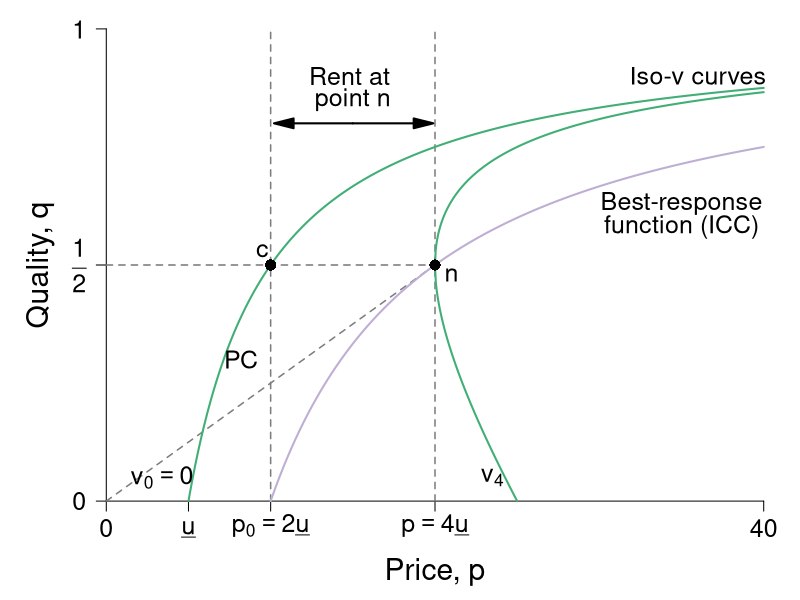

Write R code to recreate this figure.
#' Graph Designer: Scott Cohn
#' Authors: Bowles and Halliday
#' Title: Coordination, Conflict and Competition: A Text in Microeconomics

require(ggplot2)
require(shape)
pdf(file = "information_power/iso_vmap_b.pdf", width = 9, height = 7)

#Set parameters for graphics
pointsize <- 1.8
axislabelsize <- 1.8
labelsize <- 1.5
namesize <- 1.8
annotatesize <- 1.5
graphlinewidth <- 2
segmentlinewidth <- 1.5

COL <- c("#7fc97f", "#beaed4", "#fdc086", "#ffff99", "#386cb0", "#f0027f", "#bf5b17", "#666666")
COLA <- c("#e0f3db", "#99d8c9","#66c2a4","#41ae76", "#238b45", "#005824")
COLB <- c("#c6dbef", "#4eb3d3", "#2b8cbe", "#0868ac","#084081")
COLC <- c("#fcfbfd", "#efedf5", "#dadaeb", "#bcbddc", "#9e9ac8", "#807dba", "#6a51a3", "#54278f", "#3f007d")
grays <- gray.colors(25, start = 1, end = 0)


#The equation is below when v = 0. See Wolfram Alpha output. 
isov <- function(p, delta = 5) {
  (p - delta)/p
}

isovhigh1 <- function(p, delta = 5, v = 5){
  (sqrt(p^2 - 4 * delta * v) - p + 2*v)/( 2 * v )
}

isovlow1 <- function(p, delta = 5, v = 5){
  (-sqrt(p^2 - 4 * delta * v) - p + 2*v)/( 2 * v )
}

isovhigh2 <- function(p, delta = 5, v = 10){
  (sqrt(p^2 - 4 * delta * v) - p + 2*v)/( 2 * v )
}

isovlow2 <- function(p, delta = 5, v = 10){
  (-sqrt(p^2 - 4 * delta * v) - p + 2*v)/( 2 * v )
}

isovhigh3 <- function(p, delta = 5, v = 15){
  (sqrt(p^2 - 4 * delta * v) - p + 2*v)/( 2 * v )
}

isovlow3 <- function(p, delta = 5, v = 15){
  (-sqrt(p^2 - 4 * delta * v) - p + 2*v)/( 2 * v )
}

brfFn <- function(p, delta = 5) {
  1 - (2*delta) /p
}

#This is evaluated for p = 12; q = 12/(8*sqrt(12^2 - 4*delta1*v1)) - 1/8 for the slope
#At p = 12; q = (-sqrt(12^2 - 4*v1*delta1) - 12 + 2*v1)/(2*v1) = 0.799
tangencyLine <- function(p){
  (p*(0.05))
}


par(mar =  c(4, 4, .5, .5))

xlims <- c(0, 40)
ylims <- c(0, 1)

plot(0, 0, xlim = xlims, ylim = ylims, type = "n",
     xlab = "",
     ylab = "",
     xaxt = "n", yaxt = "n", cex.lab = axislabelsize, bty = "n")

mtext(expression(paste("Price, ", p)), side = 1, line = 2.5, cex = axislabelsize)
text(-4, ylims[2] - 0.5*(ylims[2] - ylims[1]), expression(paste("Quality, ", q)), xpd = TRUE, cex = axislabelsize, srt = 90) 

npts <- 500 
npts2 <- 501
#Specify the sequences of points for graphing. 
xx0 <- seq(5, xlims[2], length.out = npts)
xx1 <- seq(10, xlims[2], length.out = npts)
xx2 <- seq(xlims[1], 15, length.out = npts)
xx3 <- seq(10, xlims[2], length.out = npts2)
xx4 <- seq(xlims[1], 10, length.out = npts2)
#For below, I solved sqrt(p^2 - 200) - p + 200/p = 0, getting p = 10*sqrt(2) = 14.14214
xx5 <- seq(14.14214, xlims[2], length.out = npts2)
xx6 <- seq(14.14214, 15, length.out = npts2)
xx7 <- seq(20, xlims[2], length.out = npts2)
xx8 <- seq(xlims[1], 25, length.out = npts2)

#Customize ticks and labels for the plot
ticksy <- c(0, 0.5, 1)
ylabels <- c(0, expression(paste(frac(1,2))), 1)
ticksx <- c(0, 5, 10, 20, 40)
xlabels <- c(0, expression(paste(underline("u"))), expression(paste(p[0] == 2*underline("u"))), expression(paste(p == 4*underline("u"))) , 40)
axis(1, at = ticksx, pos = 0, labels = xlabels, cex.axis = labelsize)
axis(2, at = ticksy, pos = 0, labels = ylabels, las = 1, cex.axis = labelsize)

#Lines for the coordinates of the Nash equilbrium
segments(0, 0, 20, 0.5, lty = 2, col = grays[20], lwd = segmentlinewidth)
segments(10, 0, 10, 1, lty = 2, col = grays[20], lwd = segmentlinewidth)
segments(20, 0, 20, 1, lty = 2, col = grays[20], lwd = segmentlinewidth)
segments(0, 0.5, 20, 0.5, lty = 2, col = grays[20], lwd = segmentlinewidth)

#Draw the lines for the graphs
#lines(xx2, tangencyLine(xx2), col = grays[20], lwd = segmentlinewidth, lty = 2)
lines(xx0, isov(xx0, delta = 5), col = COLA[4], lwd = graphlinewidth)
lines(xx1, brfFn(xx1), col = COL[2], lwd = graphlinewidth)
#lines(xx3, isovhigh1(xx3, v = 5, delta = 5), col = COLA[4], lwd = graphlinewidth)
#lines(xx4, isovlow1(xx4, v = 5, delta = 5), col = COLA[4], lwd = graphlinewidth)
#lines(xx5, isovhigh2(xx5, v = 10, delta = 5), col = COLA[4], lwd = graphlinewidth)
#lines(xx6, isovlow2(xx6, v = 10, delta = 5), col = COLA[4], lwd = graphlinewidth)
lines(xx7, isovhigh3(xx7, v = 20, delta = 5), col = COLA[4], lwd = graphlinewidth)
lines(xx8, isovlow3(xx8, v = 20, delta = 5), col = COLA[4], lwd = graphlinewidth)

#Annotation of the three graphs and the NE
text(3.4, 0.05, expression(paste(v[0] == 0)), cex = annotatesize)
#text(9.0, 0.05, expression(paste(v[1])), cex = annotatesize)
#text(14, 0.05, expression(paste(v[2])), cex = annotatesize)
text(23.5, 0.05, expression(paste(v[4])), cex = annotatesize)
text(21, 0.48, expression(paste("n")), cex = annotatesize)
text(35, 0.63, expression(paste("Best-response")), cex = annotatesize)
text(35, 0.58, expression(paste("function (ICC)")), cex = annotatesize)
text(36, 0.9, expression(paste("Iso-v curves")), cex = annotatesize)
text(8.2, 0.3, expression(paste("PC")), cex = annotatesize)

#Arrows and rent label
Arrows(15, 0.8, 19.3, 0.8,  col = "black", lty = 1, lwd = 2, arr.type = "triangle")
Arrows(15, 0.8, 10.8, 0.8,  col = "black", lty = 1, lwd = 2, arr.type = "triangle")
text(14.8, 0.9, expression(paste("Rent at")), cex = annotatesize)
text(15, 0.85, expression(paste("point n")), cex = annotatesize)

#Add a point for the NE
points(20, 0.5, pch = 16, col = "black", cex = 1.5)


#Add a point for b
points(10, 0.5, pch = 16, col = "black", cex = 1.5)
text(9.5, 0.53, expression(paste("c")), cex = annotatesize)

#Add a point for d
#Figure out q for p = 14.14214: q = 1 - 2delta/p = 1 - (2*5)/14.14214 =  0.2928934
#points(14.14214, 0.2928934, pch = 16, col = "black", cex = 1.5)
#text(15, 0.2928934, expression(paste("d")), cex = annotatesize)

dev.off()
